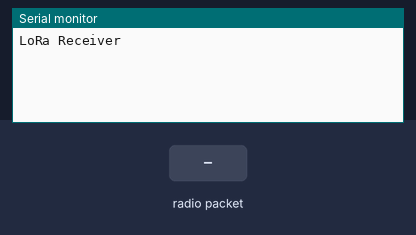
Simulated run of this sketch. Board: Arduino Uno, built with avr-gcc and run on an emulated ATmega328P. Parts: the last lines printed to the serial monitor. Inputs (shaded band) come from the test bench. No radio packets arrive unless stated.

Above: at 1.2 s.
1.3 s: radio packet "1" arrives
At 2.2 s:
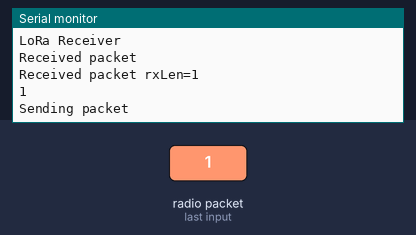
2.8 s: radio packet "0" arrives
At 3.4 s:
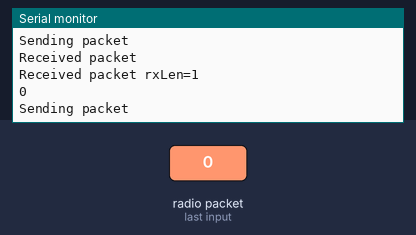
4.3 s: radio packet "2" arrives
At 5.7 s:
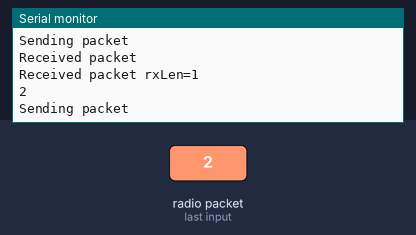

Measured:
- after the input at 1.3 s, the serial monitor: prints a new line at once (image 1)
- after the input at 2.8 s, the serial monitor: prints a new line at once (image 2)
- after the input at 4.3 s, the serial monitor: prints a new line at once (image 3)

The sketch:

LoRaPong.ino
```cpp
#include <SPI.h>
#include <LoRa.h> // https://github.com/sandeepmistry/arduino-LoRa

/*
 * VCC    3V3
 * GND    GND
 * SCK    D13
 * MISO   D12
 * MOSI   D11
 * NSS    D10
 * RST    D9
 */

#define RF_FREQUENCY                                433000000 // Hz  center frequency
//#define RF_FREQUENCY                                866000000 // Hz  center frequency
//#define RF_FREQUENCY                                915000000 // Hz  center frequency

//#define LORA_BANDWIDTH                              7.8E3     // bandwidth 0
//#define LORA_BANDWIDTH                             10.4E3     // bandwidth 1
//#define LORA_BANDWIDTH                             15.6E3     // bandwidth 2
//#define LORA_BANDWIDTH                             20.8E3     // bandwidth 3
//#define LORA_BANDWIDTH                             31.2E3     // bandwidth 4
//#define LORA_BANDWIDTH                             41.7E3     // bandwidth 5
//#define LORA_BANDWIDTH                             62.5E3     // bandwidth 6
#define LORA_BANDWIDTH                             125E3      // bandwidth 7
//#define LORA_BANDWIDTH                             250E3      // bandwidth 8
//#define LORA_BANDWIDTH                             500E3      // bandwidth 9

#define LORA_SPREADING_FACTOR                       7         // spreading factor [SF6..SF12]

#define LORA_CODINGRATE                             5         // Error coding rate
                                                              //  5: 4/5
                                                              //  6: 4/6
                                                              //  7: 4/7
                                                              //  8: 4/8


void setup() {
  Serial.begin(115200);
  while (!Serial);

  Serial.println("LoRa Receiver");

  if (!LoRa.begin(RF_FREQUENCY)) {
    Serial.println("Starting LoRa failed!");
    while (1);
  }

  LoRa.setSignalBandwidth(LORA_BANDWIDTH);
  LoRa.setSpreadingFactor(LORA_SPREADING_FACTOR);
  LoRa.setCodingRate4(LORA_CODINGRATE);
}

void loop() {
  uint8_t txData[255];
  uint8_t rxData[255];

  // try to parse packet
  int packetSize = LoRa.parsePacket();
  if (packetSize) {
    // received a packet
    Serial.println("Received packet");

    // read packet
    int8_t rxLen = LoRa.available();
    Serial.print("Received packet rxLen=");
    Serial.println(rxLen);
    for(int i=0;i<rxLen;i++) {
      rxData[i] = LoRa.read();
      char c = rxData[i];
      Serial.print(c);
    }
    Serial.println();

    for(int i=0;i<rxLen;i++) {
      if (isupper(rxData[i])) {
        txData[i] = tolower(rxData[i]);
      } else {
        txData[i] = toupper(rxData[i]);
      }
    }

    // send packet
    LoRa.beginPacket();
    LoRa.write(txData, rxLen);
    LoRa.endPacket();
    Serial.println("Sending packet");
  }
}
```
